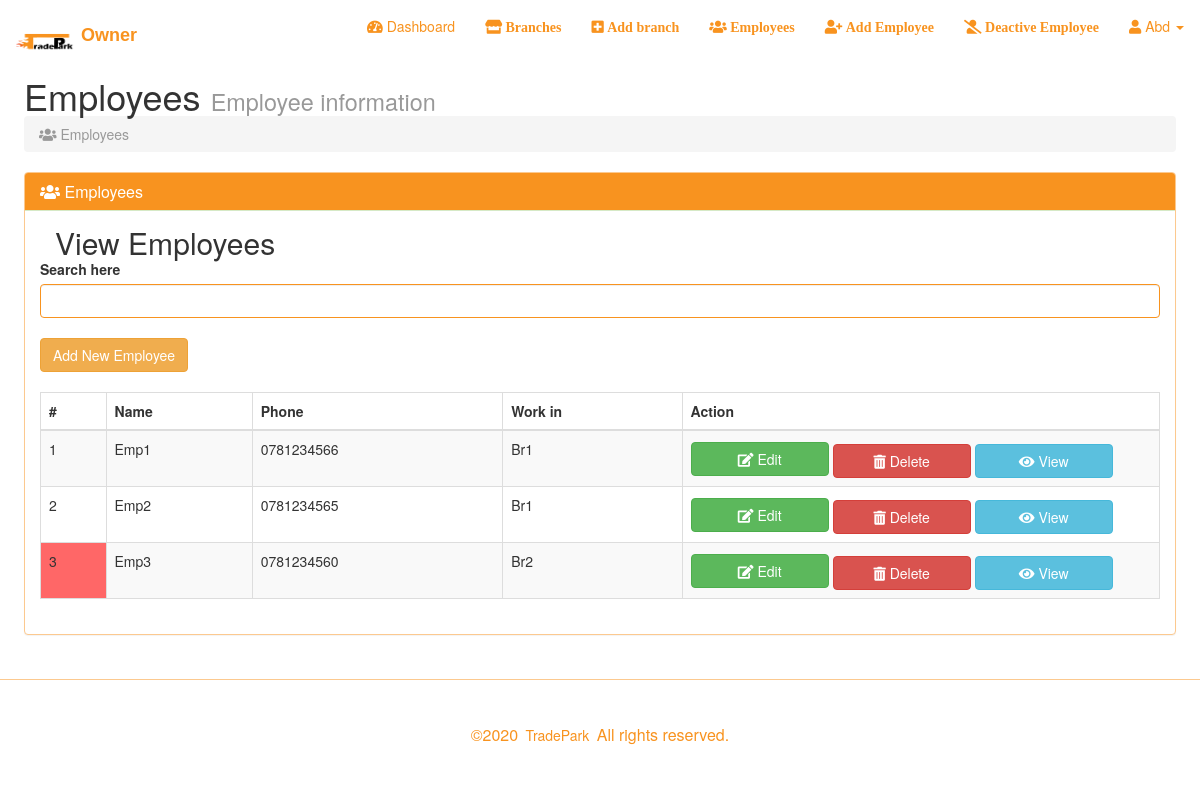
The page /Owner/emolyees.php (signed in) on the database its author committed.
### tables this page shows
CREATE TABLE `employee` (
  `EmpID` int(5) NOT NULL,
  `EmpName` varchar(50) NOT NULL,
  `EmpPhone` char(10) NOT NULL,
  `EmpActive` char(1) NOT NULL,
  `EmpPic` blob NOT NULL,
  `BID` int(5) NOT NULL,
  `AdmID` int(5) DEFAULT NULL
);

CREATE TABLE `branch` (
  `BID` int(5) NOT NULL,
  `BName` varchar(50) NOT NULL,
  `BPhone` char(10) NOT NULL,
  `BLat` float(10,6) NOT NULL,
  `Blng` float(10,6) NOT NULL,
  `BActive` char(1) NOT NULL,
  `OwnID` int(5) NOT NULL
);

### Owner/emolyees.php (the view, shortened to what this page needs)
<!DOCTYPE html>
<html>
    <?php
        function Employee_info($conn)
        {
            $table='';
            $records="SELECT EmpID , EmpName,EmpPhone,EmpActive,BName,OwnName,AdmName FROM employee emp LEFT JOIN admin adm ON emp.AdmID=adm.AdmID ,branch br,owner own where emp.BID=br.bID and br.ownId =own.ownId and emp.BID in (SELECT BID from branch WHERE ownID =".$_SESSION['ownID'].") Order by BName ASC,EmpActive DESC,EmpName ASC";
            $result = mysqli_query($conn,$records);
            $c = 1;
            if(mysqli_num_rows($result)>0)
            {
                while($row=mysqli_fetch_assoc($result))
                {
                    $emp_id=$row['EmpID'];
                    $table.="<tr>";
                    if ($row["EmpActive"]==0)
                    {
                        $table.= "<td style='background-color:#ff6767' title='".$row['AdmName']."'>".$c." </td>";
                    }else{
                        $table.= "<td>".$c." </td>";
                    }
                    $table.= "<td>".$row['EmpName']." </td>";
                    $table.= "<td>".$row['EmpPhone']." </td>";
                    $table.= "<td>".$row['BName']." </td>";
                    $table.= "<td>
                    <button name='edit' id='$emp_id' class='btn btn-success edit_data_btn btn-block' style='width:30% ;display:inline-block'><i class='fas fa-edit'></i>
                    Edit
                    </button>
                    <a  class='btn btn-danger btn-block' style='width:30% ;display:inline-block' name='btnDelete' href='deleteemployee.php?emp_id=$emp_id'>
                        <i class='fas fa-trash-alt'></i>
                        Delete
                    </a>
                    <button name='view' id='$emp_id' class='btn btn-info view_data_btn btn-block' style='width:30% ;display:inline-block'><i class='fas fa-eye'></i>
                        View
                    </button>
                </td>
                </tr>";
                $c++;
                }
            }
            return $table;
        }
    ?>
    <head>
        <link href="css/bootstrap.css" rel="stylesheet">
        <link href="css/main.css" rel="stylesheet">
        <link href="css/util.css" rel="stylesheet">
        <link rel="stylesheet" href="font-awesome/css/font-awesome.min.css">
        <link rel='stylesheet' href='https://use.fontawesome.com/releases/v5.7.0/css/all.css'>
        <link rel="stylesheet" type="text/css" href="https://cdnjs.cloudflare.com/ajax/libs/sweetalert/1.1.0/sweetalert.min.css">
    </head>
    <body>
        <?php include "navbar.php" ?>
        <div id="page-wrapper" style="margin: 2%;">
            <div class="row">
                <div class="col-lg-12">
                    <h1>Employees <small>Employee information</small></h1>
                    <ol class="breadcrumb">
                        <li class="active"><i class="fas fa-users"></i> Employees</li>
                    </ol>
                </div>
            </div>
        <div class="row">
            <div class="col-lg-12" >
                <div class="panel panel-orange">
                    <div class="panel-heading">
                        <h3 class="panel-title"><i class="fa fa-users"></i> Employees</h3>
                    </div>
                    <div class="panel-body" >
                        <div class="col-lg-12">
                            <h2>View Employees </h2>
                        </div>
                        <div class="table-responsive">
                            <div class="form-group has-orange"> <label for="searchdata">Search here </label> <input id="searchdata" type="text" name="searchdata" class="form-control " autocomplete="off" autofocus="autofocus">
                            <br>
                            <div>
                                <a href="add_employees.php"><button class="btn btn-warning center">Add New Employee</button></a>
                            </div>
                            <br>
                                <table class="table table-bordered table-hover table-striped tablesorter">
                                    <thead>
                                        <tr>
                                            <th>#</th> <th>Name</th> <th>Phone</th> <th title="Branch - Owner"> Work in</th> <th>Action</th>
                                        </tr>
                                    </thead>
                                    <tbody id="table"> <?php echo Employee_info($conn); ?> </tbody>
                                </table>
                            </div>
                        </div>
                    </div>
                </div>
            </div>
        </div>
    </div>
    <?php include "footer.php" ?>
    </body>
</html>

### Owner/css/main.css (style rules this page uses)
html { scroll-behavior: smooth; }
* { margin: 0px; padding: 0px; box-sizing: border-box; }
body, html { height: 100%; }
a { font-size: 14px; line-height: 1.7; margin: 0px; transition: all 0.4s; -webkit-transition: all 0.4s; -o-transition: all 0.4s; -moz-transition: all 0.4s; }
h1,h2,h3,h4,h5,h6 { margin: 0px; }
ul, li { margin: 0px; list-style-type: none; }
input { outline: none; border: none; }

### rows shown on the page
employee: EmpName "Emp1", EmpPhone "0781234566", BID.BName "Br1"
employee: EmpName "Emp2", EmpPhone "0781234565", BID.BName "Br1"
employee: EmpName "Emp3", EmpPhone "0781234560", BID.BName "Br2"

### other values the page prints
$_SESSION['ownName'] "Abd"
